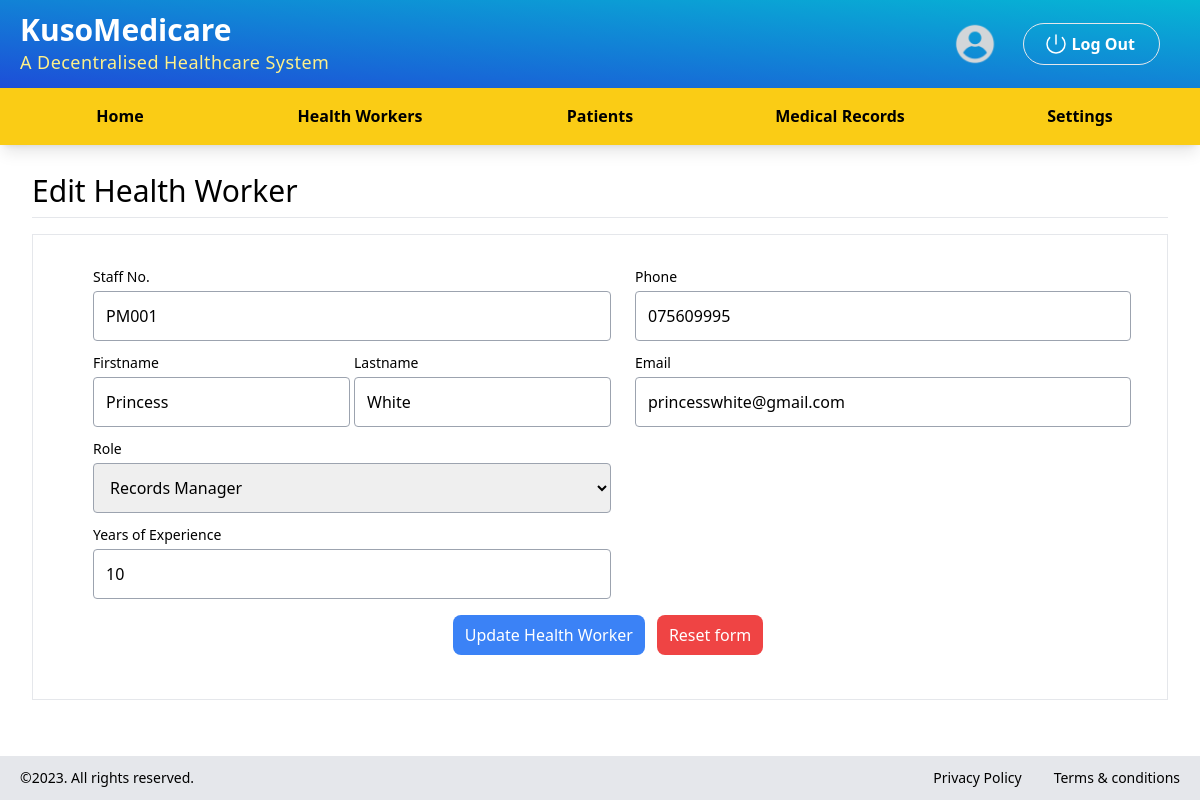
Screenshot of /hw/hw_healthworker/edit/4 with the database file from the repository.
### myapp/models.py (models this page shows)
class HealthWorker(models.Model):
    healthprovider = models.ForeignKey(HealthProvider, on_delete=models.CASCADE, related_name='hcp_worker')
    staffno = models.CharField(max_length=50)
    firstname = models.CharField(max_length=50, blank=True)
    lastname = models.CharField(max_length=50, blank=True)
    role = models.CharField(max_length=200)
    experience = models.CharField(max_length=5)
    phone = models.CharField(max_length=50)
    email = models.CharField(max_length=200)
    picture = models.CharField(max_length=200)
    user = models.ForeignKey(User, on_delete=models.CASCADE, related_name='hw_user')
    date = models.DateTimeField(default=datetime.now, blank=True)

class Role(models.Model):
    name = models.CharField(max_length=100)
    date = models.DateTimeField(default=datetime.now, blank=True)

### myapp/views.py (the view)
# urls.py: path('hw/hw_healthworker/edit/<int:id>', views.hw_healthworker_edit, name='hw_healthworker_edit'),
def hw_healthworker_edit(request, id):
    if HealthWorker.objects.filter(id=id).exists():
        health_worker = HealthWorker.objects.get(id=id)
        roles = Role.objects.all()
        context = {
            'healthWorker' : health_worker,
            'roles' : roles
        }
        return render(request, 'hw/hw_healthworker_edit.html', context)
    else:
        return redirect('hw_healthworker')

### templates/hw/hw_healthworker_edit.html (shortened to what this page needs)
{% extends "layout/base.html" %}
{% load static %}
{% block content %}
    <div>
        {% include 'partial/_hcp_nav.html' %}
    </div>
    <div class="content-section flex-1 flex-col px-8 py-5">
        <div class="text-3xl border-b border-gray-200 py-2">
            Edit Health Worker
        </div>
        <div class="flex flex-col border mt-4 p-4">
            <div class="flex flex-col flex-1 w-[100%] mx-auto gap-4">
                    <div class="border-0 flex px-3 py-3">
                            <div class="flex flex-col flex-1">
                                    <form method="POST" action="{% url 'hw_healthworker_update' healthWorker.id  %}" class="flex flex-col w-[100%] space-x-4">
                                        <div class="flex ">
                                                        <div class="left-pane flex-col flex-1 px-4">
                                                                    <div class="flex flex-col border-1">
                                                                        <label
                                                                            for="staffno" class="py-1 text-sm">
                                                                        Staff No.
                                                                        </label>
                                                                        <input type="text" id="staffno" name="staffno" class="border rounded
                                                                                                                    border-gray-400 py-3 px-3"
                                                                                                                    value="{{ healthWorker.staffno }}" required />
                                                                    </div>
                                                                    <div class="flex space-x-1">
                                                                            <div class="flex-1">
                                                                                    <div class="flex flex-col border-1 mt-2">
                                                                                        <label
                                                                                            for="firstname" class="py-1 text-sm">
                                                                                            Firstname
                                                                                        </label>
                                                                                        <input type="text" id="firstname" name="firstname" class="border rounded
                                                                                                                                    border-gray-400 py-3 px-3"
                                                                                                                                    value="{{ healthWorker.firstname }}" required />
                                                                                    </div>
                                                                            </div>
                                                                            <div class="flex-1">
                                                                                    <div class="flex flex-col border-1 mt-2">
                                                                                        <label
                                                                                            for="lastname" class="py-1 text-sm">
                                                                                            Lastname
                                                                                        </label>
                                                                                        <input type="text" id="lastname" name="lastname" class="border rounded
                                                                                                                                    border-gray-400 py-3 px-3"
                                                                                                                                    value="{{ healthWorker.lastname }}" required />
                                                                                    </div>
                                                                            </div>
                                                                    </div>
                                                                    <div class="flex flex-col border-1 mt-2">
                                                                        <label
                                                                            for="role" class="py-1 text-sm">
                                                                            Role
                                                                        </label>
                                                                        <select type="text" id="role" name="role" class="border rounded
                                                                                                                    border-gray-400 py-3 px-3"
                                                                                                                     required>
                                                                            {% for role in roles %}
                                                                                <option {% if role.name in healthWorker.role %}selected{% endif %} >{{ role.name }}</option>
                                                                            {% endfor %}
                                                                        </select>
                                                                    </div>
                                                                    <div class="flex flex-col border-1 mt-2">
                                                                        <label
                                                                            for="experience" class="py-1 text-sm">
                                                                            Years of Experience
                                                                        </label>
                                                                        <input type="number" id="experience" name="experience" class="border rounded
                                                                                                                    border-gray-400 py-3 px-3"
                                                                                                                    value="{{ healthWorker.experience }}" required />
                                                                    </div>
                                                        </div>
                                                        <div class="flex-1 px-2">
                                                                    <div class="flex flex-col border-1">
                                                                        <label
                                                                            for="phone" class="py-1 text-sm">
                                                                            Phone
                                                                        </label>
                                                                        <input type="text" id="phone" name="phone" class="border rounded
                                                                                                                    border-gray-400 py-3 px-3"
                                                                                                                    value="{{ healthWorker.phone }}" required />
                                                                    </div>
                                                                    <div class="flex flex-col border-1 mt-2">
                                                                        <label
                                                                            for="email" class="py-1 text-sm">
                                                                            Email
                                                                        </label>
                                                                        <input type="email" id="email" name="email" class="border rounded
                                                                                                                    border-gray-400 py-3 px-3"
                                                                                                                    value="{{ healthWorker.email }}" required />
                                                                    </div>
                                                        </div>
                                        </div>
                                        <div class="border-0 text-center mt-3">
                                            <div class="flex justify-center space-x-3">
                                                <button type="submit" class="bg-blue-500 bg-rounded py-2 px-3 rounded-lg text-white mt-1">
                                                    Update Health Worker
                                                </button>
                                                <a href="{% url 'hw_healthworker' %}" class="bg-red-500 bg-rounded py-2 px-3 rounded-lg text-white mt-1">
                                                    Reset form
                                                </a>
                                            </div>
                                        </div>
                                    </form>
                            </div>
                    </div>
            </div>
        </div>
    </div>
{% endblock %}

### rows the page displays
HealthWorker: staffno "PM001", firstname "Princess", lastname "White", role "Records Manager", experience "10", phone "075609995", email "princesswhite@gmail.com"
